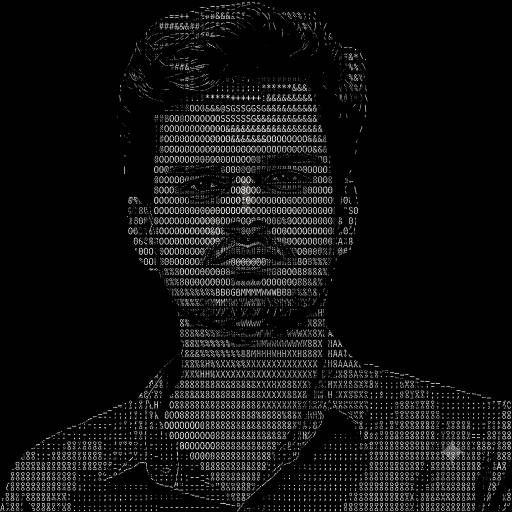
#> input picture img/Ayush_Raj_Face.png, 1024 x 1024 px (shown at 1/2 size)
$ python make_ascii_svg.py
#> lines starting #> are read from the running program, lines starting #| are printed output that depends on the picture
#!/usr/bin/env python3
"""
Convert Ayush's photograph (img/Ayush_Raj_Face.png) into a high-contrast,
monochrome ASCII art portrait and render it as an animated SVG (assets/ayush-ascii.svg).

Features:
- Terminal-styled window container matching the profile aesthetic
- Crisp monospace ASCII rendering with precise aspect-ratio compensation
- Cascade reveal animation (line by line typing / printing effect)
- Graceful degradation: Fully visible if CSS/SVG animation is unsupported
"""
import os
import sys
import xml.sax.saxutils as saxutils
from PIL import Image, ImageOps, ImageEnhance, ImageFilter

HERE = os.path.dirname(__file__)
IMG_PATH = os.path.join(HERE, "..", "img", "Ayush_Raj_Face.png")
OUT_PATH = os.path.join(HERE, "..", "assets", "ayush-ascii.svg")

# Monospace character ramp: dark to light
RAMP = " .':;!+*eE#%@"

# Card Dimensions
CARD_WIDTH = 400
CARD_HEIGHT = 420
TITLEBAR_H = 32
PADDING_X = 20
PADDING_Y = 16

# Terminal Theme Colors
BG_COLOR = "#0d1117"
BG_GRAD_TOP = "#161b22"
BORDER_COLOR = "#30363d"
TITLE_TEXT_COLOR = "#8b949e"
ASCII_TEXT_COLOR = "#c9d1d9"
ACCENT_GREEN = "#39d353"


def image_to_ascii(image_path, cols=62, rows=38):
#> called with image_path = 'scripts/../img/Ayush_Raj_Face.png', cols = 62, rows = 38
    if not os.path.exists(image_path):
        raise FileNotFoundError(f"Image not found at: {image_path}")

    img = Image.open(image_path).convert("RGBA")
#> img is the input picture: PIL image 1024x1024 RGBA; mean R, G, B, A 17, 17, 16.9, 255

    # Composite onto dark background
    bg = Image.new("RGB", img.size, (13, 17, 23))
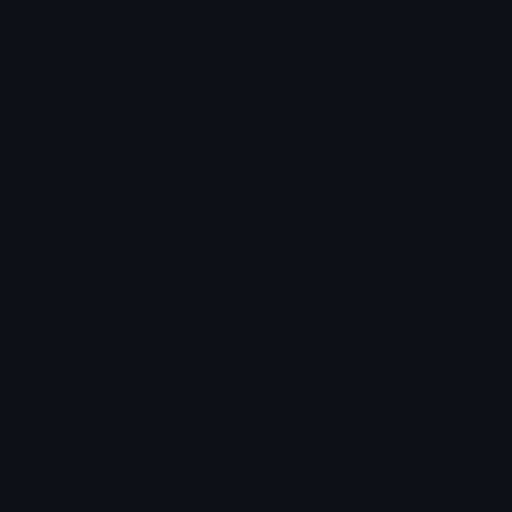
#> bg: PIL image 1024x1024 RGB (shown at 1/2 size); mean R, G, B 13, 17, 23
    bg.paste(img, mask=img.split()[-1])

    # Convert to grayscale
    gray = bg.convert("L")

    # Crop slightly to center on face if needed, or maintain portrait proportions
    # The image is 1024x1024. Let's center-crop to 1024x1024 or tighten slightly
    w, h = gray.size
#> w = 1024; h = 1024
    # Center crop with slight margin
    crop_box = (int(w * 0.05), int(h * 0.02), int(w * 0.95), int(h * 0.98))
#> crop_box = (51, 20, 972, 1003)
    gray = gray.crop(crop_box)
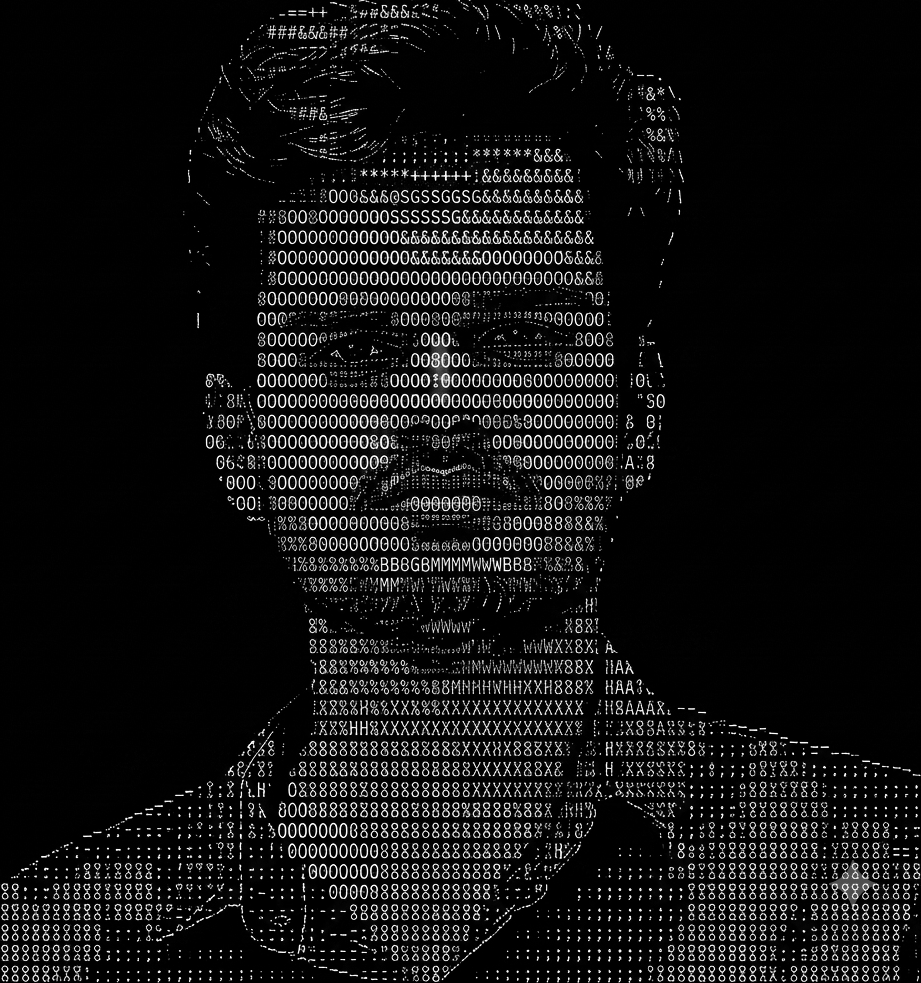
#> gray: PIL image 921x983 L; min 0, max 255, mean 18.4

    # Enhance contrast and sharpness for crisp ASCII output
    gray = ImageOps.autocontrast(gray, cutoff=(1, 1))
    enhancer = ImageEnhance.Contrast(gray)
    gray = enhancer.enhance(1.5)
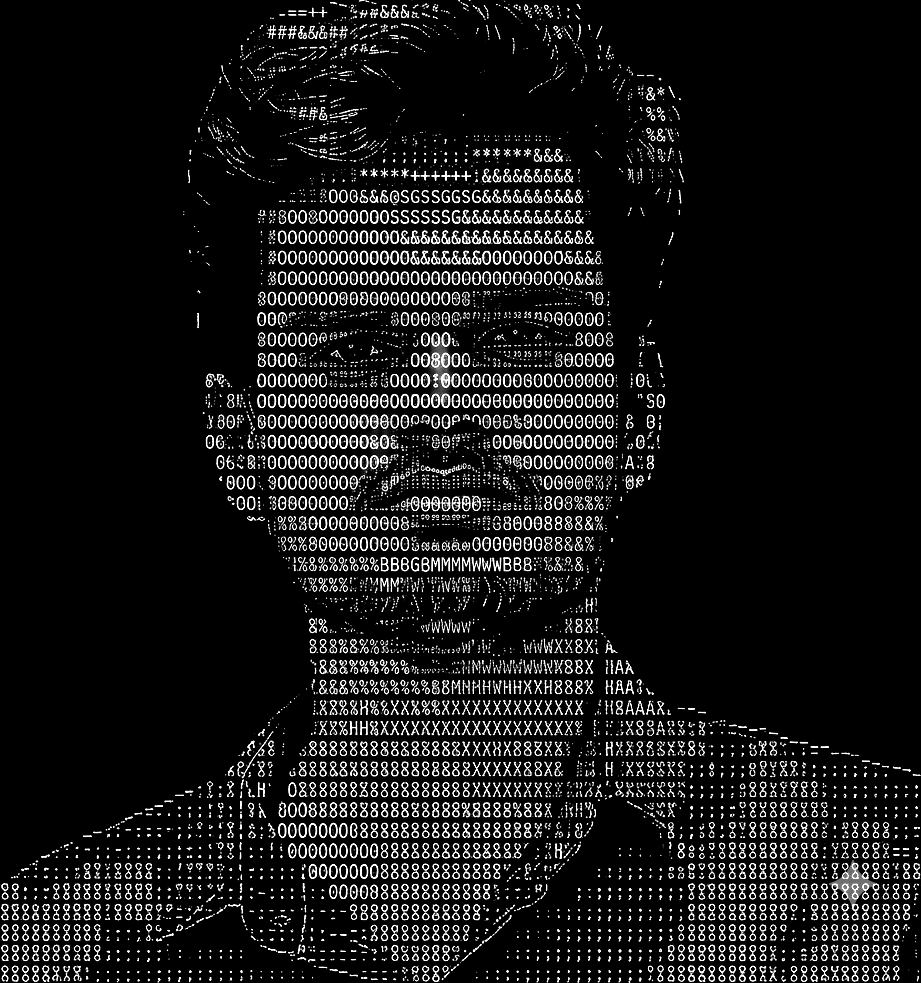
#> gray: PIL image 921x983 L; min 0, max 255, mean 22.7
    sharpener = ImageEnhance.Sharpness(gray)
    gray = sharpener.enhance(1.4)

    # Resize with high quality resampling
    small = gray.resize((cols, rows), Image.Resampling.LANCZOS)
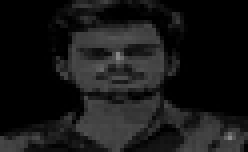
#> small: PIL image 62x38 L (shown 4 times larger); min 0, max 140, mean 23

    lines = []
    ramp_len = len(RAMP)
    for y in range(rows):
        line_chars = []
        for x in range(cols):
            pixel = small.getpixel((x, y))
            idx = int((pixel / 255.0) * (ramp_len - 1))
            line_chars.append(RAMP[idx])
        lines.append("".join(line_chars))
#> after the loop, lines = 38 items

    return lines


def generate_ascii_svg(lines, out_path=OUT_PATH):
    os.makedirs(os.path.dirname(out_path), exist_ok=True)

    rows = len(lines)
    # Character sizing inside the SVG
    font_size = 8.5
    line_height = 9.2
    char_width = 5.2

    # Animation timings
    row_delay_step = 0.035
    anim_duration = 0.45

    svg_parts = [
        f'<svg xmlns="http://www.w3.org/2000/svg" width="{CARD_WIDTH}" height="{CARD_HEIGHT}" '
        f'viewBox="0 0 {CARD_WIDTH} {CARD_HEIGHT}" '
        f'font-family="ui-monospace, SFMono-Regular, Menlo, Consolas, \'Courier New\', monospace">',
        "<style>",
        "  .window-bg { fill: #0d1117; }",
        "  .window-border { fill: none; stroke: #30363d; stroke-width: 1; }",
        "  .title-line { stroke: #21262d; stroke-width: 1; }",
        "  .title-text { fill: #8b949e; font-size: 11px; font-weight: 500; }",
        "  .ascii-line { fill: #c9d1d9; font-size: 8.5px; opacity: 1; transform-origin: left center; }",
        "  .anim-line { animation: typeIn 0.35s ease-out backwards; }",
        "  @keyframes typeIn {",
        "    0% { opacity: 0; transform: translateY(2px); }",
        "    100% { opacity: 1; transform: translateY(0); }",
        "  }",
        "  @media (prefers-reduced-motion: reduce) {",
        "    .anim-line { animation: none !important; opacity: 1 !important; }",
        "  }",
        "</style>",
        "<defs>",
        f'  <linearGradient id="cardGrad" x1="0" y1="0" x2="0" y2="1">',
        f'    <stop offset="0%" stop-color="{BG_GRAD_TOP}"/>',
        f'    <stop offset="100%" stop-color="{BG_COLOR}"/>',
        "  </linearGradient>",
        "</defs>",
        f'<rect width="{CARD_WIDTH}" height="{CARD_HEIGHT}" rx="10" fill="url(#cardGrad)"/>',
        f'<rect x="0.5" y="0.5" width="{CARD_WIDTH-1}" height="{CARD_HEIGHT-1}" rx="10" class="window-border"/>',
        f'<line x1="0" y1="{TITLEBAR_H}" x2="{CARD_WIDTH}" y2="{TITLEBAR_H}" class="title-line"/>',
    ]

    # Terminal buttons
    for i, color in enumerate(["#ff5f56", "#ffbd2e", "#27c93f"]):
        svg_parts.append(f'<circle cx="{PADDING_X + i * 14}" cy="{TITLEBAR_H // 2}" r="4.5" fill="{color}"/>')

    # Title text
    svg_parts.append(
        f'<text x="{CARD_WIDTH // 2}" y="{TITLEBAR_H // 2 + 4}" class="title-text" text-anchor="middle">'
        f'ayushcmdx@github: ~/whoami --portrait'
        f'</text>'
    )

    # ASCII text container
    start_y = TITLEBAR_H + PADDING_Y + 4
    start_x = PADDING_X + 4

    for idx, line in enumerate(lines):
        y_pos = start_y + idx * line_height
        delay = idx * row_delay_step
        escaped_line = saxutils.escape(line).replace(" ", "&#160;")
        svg_parts.append(
            f'<text class="ascii-line anim-line" x="{start_x}" y="{y_pos:.1f}" '
            f'style="animation-delay: {delay:.3f}s;">{escaped_line}</text>'
        )

    svg_parts.append("</svg>")

    svg_content = "\n".join(svg_parts)
    with open(out_path, "w", encoding="utf-8") as f:
        f.write(svg_content)
    print(f"Generated ASCII SVG at: {out_path} ({len(svg_content)} bytes)")


if __name__ == "__main__":
    lines = image_to_ascii(IMG_PATH, cols=62, rows=38)
#> lines = 38 items
    generate_ascii_svg(lines, OUT_PATH)
#> in generate_ascii_svg, `rows = len(lines)`: rows = 38
#> the loop in generate_ascii_svg, `for idx, line in enumerate(lines):` made 38 passes
#> (y_pos, delay) on passes 1 to 12: (52, 0), (61.2, 0.035), (70.4, 0.07), (79.6, 0.105), (88.8, 0.14), (98, 0.175), (107.2, 0.21), (116.4, 0.245), (125.6, 0.28), (134.8, 0.315), (144, 0.35), (153.2, 0.385)
#> after the loop in generate_ascii_svg, `for idx, line in enumerate(lines):`: svg_parts = 67 items
#| Generated ASCII SVG at: scripts/../assets/ayush-ascii.svg (14458 bytes)
